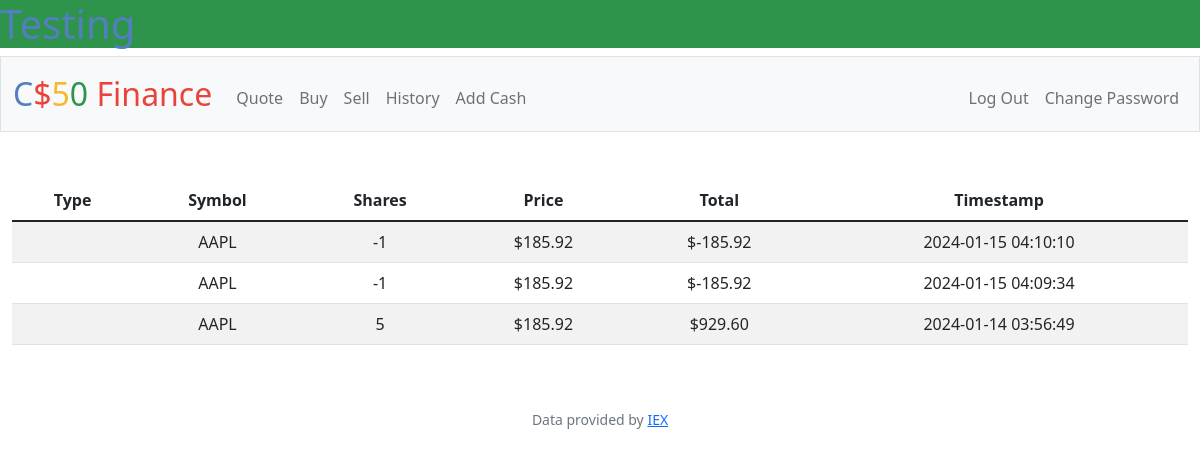
Screenshot of /history (signed in) with the database file from the repository.
### tables this page shows
CREATE TABLE transactions (
    id INTEGER PRIMARY KEY AUTOINCREMENT,
    user_id INTEGER NOT NULL,
    symbol TEXT NOT NULL,
    shares INTEGER NOT NULL,
    price NUMERIC NOT NULL,
    timestamp DATETIME DEFAULT CURRENT_TIMESTAMP,
    FOREIGN KEY(user_id) REFERENCES users(id)
);

### app.py (the view)
@app.route("/history")
@login_required
def history():
    transactions = db.execute("SELECT * FROM transactions WHERE user_id = :user_id ORDER BY timestamp DESC",
                             user_id=session["user_id"])
    return render_template("history.html", transactions=transactions)

### app.py (called while the page is built)
@app.after_request
def after_request(response):
    response.headers["Cache-Control"] = "no-cache, no-store, must-revalidate"
    response.headers["Expires"] = 0
    response.headers["Pragma"] = "no-cache"
    return response

### helpers.py (called while the page is built)
def login_required(f):
    @wraps(f)
    def decorated_function(*args, **kwargs):
        if session.get("user_id") is None:
            return redirect("/login")
        return f(*args, **kwargs)
    return decorated_function

def usd(value):
    return f"${value:,.2f}"

### templates/history.html (shortened to what this page needs)
{% extends "layout.html" %}
{% block main %}
    <table class="table table-striped">
        <thead>
            <tr>
                <th>Type</th>
                <th>Symbol</th>
                <th>Shares</th>
                <th>Price</th>
                <th>Total</th>
                <th>Timestamp</th>
            </tr>
        </thead>
        <body>
            {% for transaction in transactions %}
            <tr>
                <td>{{ transaction.type }}</td>
                <td>{{ transaction.symbol }}</td>
                <td>{{ transaction.shares }}</td>
                <td>{{ (transaction.price)| usd}}</td>
                <td>{{ (transaction.shares * transaction.price)|usd}}</td>
                <td>{{ transaction.timestamp }}</td>
            </tr>
            {% endfor %}
        </body>
    </table>
{% endblock %}

### rows the page displays
transactions: price "$185.92", (transaction.shares*transaction.price)|usd "$-185.92"
transactions: price "$185.92", (transaction.shares*transaction.price)|usd "$-185.92"
transactions: price "$185.92", (transaction.shares*transaction.price)|usd "$929.60"
